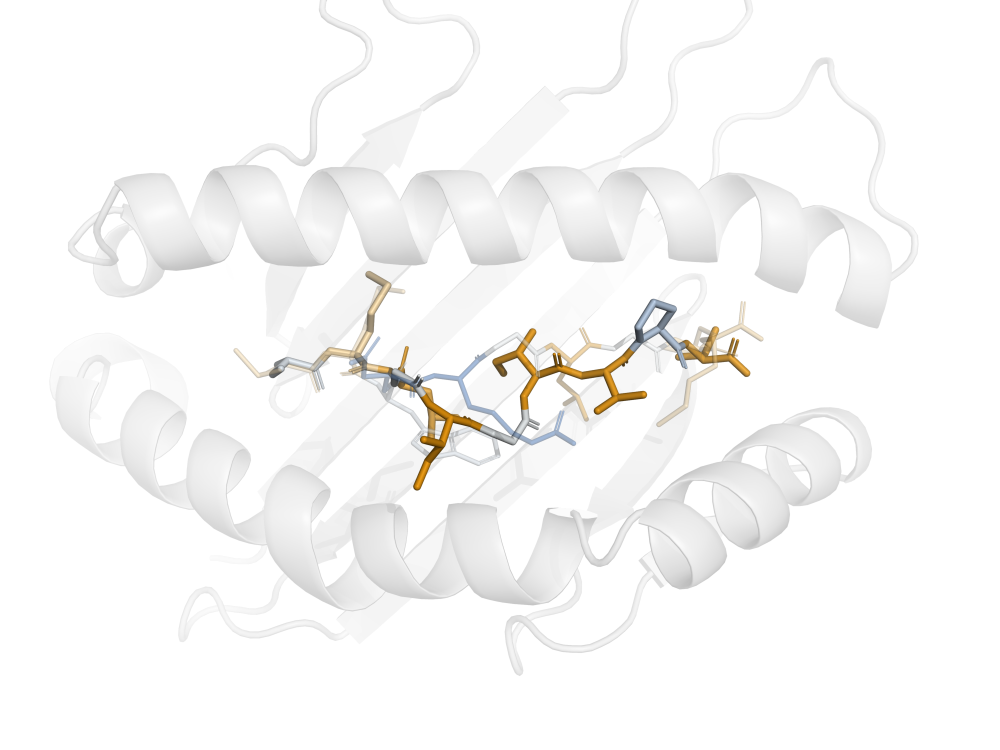
#> input picture figures/fig_panel8_dmf5_6am_kd/fig_panel8_6am_peptide_hydrophobicity_top.png, 2000 x 1500 px (shown at 1/2 size)
$ python -i render_6am_peptide_hydrophobicity.py   (imports and definitions only)
#> lines starting #> are read from the running program, lines starting #| are printed output that depends on the picture; after the words box and inside, x2 and y2 are one past the last pixel; in counts of white or black regions, pixels touching at a corner belong together
#!/usr/bin/env python3
"""Top-down view into the 6AM groove with both crystallized peptides overlaid, coloured by
Kyte-Doolittle hydrophobicity.

6AM5 (SMLGIGIVPV) and 6AMU (MMWDRGLGMM) are the same DMF5 receptor on the same HLA-A*02:01 groove,
solved with two different peptides. Superposing them on the MHC heavy chain alone -- never on the
peptides -- puts both epitopes in one frame, so any difference in where a side chain sits is a real
difference between the two structures rather than an artifact of how they were aligned.

The camera is placed on the axis running from the MHC groove centroid to the TCR centroid, looking
back down it, which is the direction a receptor approaches from and therefore the face of the peptide
a receptor reads. The peptide N-to-C direction is laid along screen x.

Colour is per-residue Kyte-Doolittle hydrophobicity on one shared ramp for both peptides, so the two
are directly comparable; the two structures are told apart by representation, not by colour.

  /home/ubuntu/miniforge3/envs/pymolviz/bin/python py/render_6am_peptide_hydrophobicity.py
  /home/ubuntu/miniforge3/bin/python3 py/render_6am_peptide_hydrophobicity.py --annotate-only
"""
from __future__ import annotations

import sys
from pathlib import Path

import numpy as np

ROOT = Path("/home/ubuntu/if-mhc")
OUT_DIR = ROOT / "figures/fig_panel8_dmf5_6am_kd"
# [1 line not run here, left out]

# Kyte-Doolittle, the same scale notebook 07 and the paper's anchor analysis use
KD = {"A": 1.8, "R": -4.5, "N": -3.5, "D": -3.5, "C": 2.5, "Q": -3.5, "E": -3.5, "G": -0.4,
      "H": -3.2, "I": 4.5, "L": 3.8, "K": -3.9, "M": 1.9, "F": 2.8, "P": -1.6, "S": -0.8,
      "T": -0.7, "W": -0.9, "Y": -1.3, "V": 4.2}
AA3 = {"ALA": "A", "ARG": "R", "ASN": "N", "ASP": "D", "CYS": "C", "GLN": "Q", "GLU": "E",
       "GLY": "G", "HIS": "H", "ILE": "I", "LEU": "L", "LYS": "K", "MET": "M", "PHE": "F",
       "PRO": "P", "SER": "S", "THR": "T", "TRP": "W", "TYR": "Y", "VAL": "V"}

ANNOTATE_ONLY = "--annotate-only" in sys.argv
# [4 lines not run here, left out]


BLUE, WHITE, RED = np.array([0.13, 0.33, 0.75]), np.array([0.96, 0.96, 0.96]), np.array([0.78, 0.08, 0.10])


# [20 lines left out: functions kd_color, colour_peptide, not called in this run]


ROLL_DEG = 275.0          # requested in-plane rotation of the whole view


# [132 lines left out: functions build_scene, label_sequences, _pep_residues, not called in this run]


def tighten(path: Path, gap_frac: float = 0.03) -> None:
    """Pull the two grid panels together.

    PyMOL's grid_mode sizes each cell from the canvas, so with two slots in a wide image each
    structure sits centred in its own half with a lot of white either side and no setting to close
    it. The two panels are separated here on the actual empty gutter between them rather than at the
    midline: with shadows on, the rendered content is not centred in its cell, and cutting at the
    midline sliced straight through the second structure.
    """
#> called with gap_frac = 0.03
    import numpy as _np
    from PIL import Image

    im = Image.open(path).convert("RGB")
    a = _np.asarray(im)
    # 238 rather than 250: soft shadow gradients sit just under pure white and would otherwise
    # count as ink, hiding the real gutter and leaving only the gap before a label to split on
    ink = (a < 238).any(axis=2)
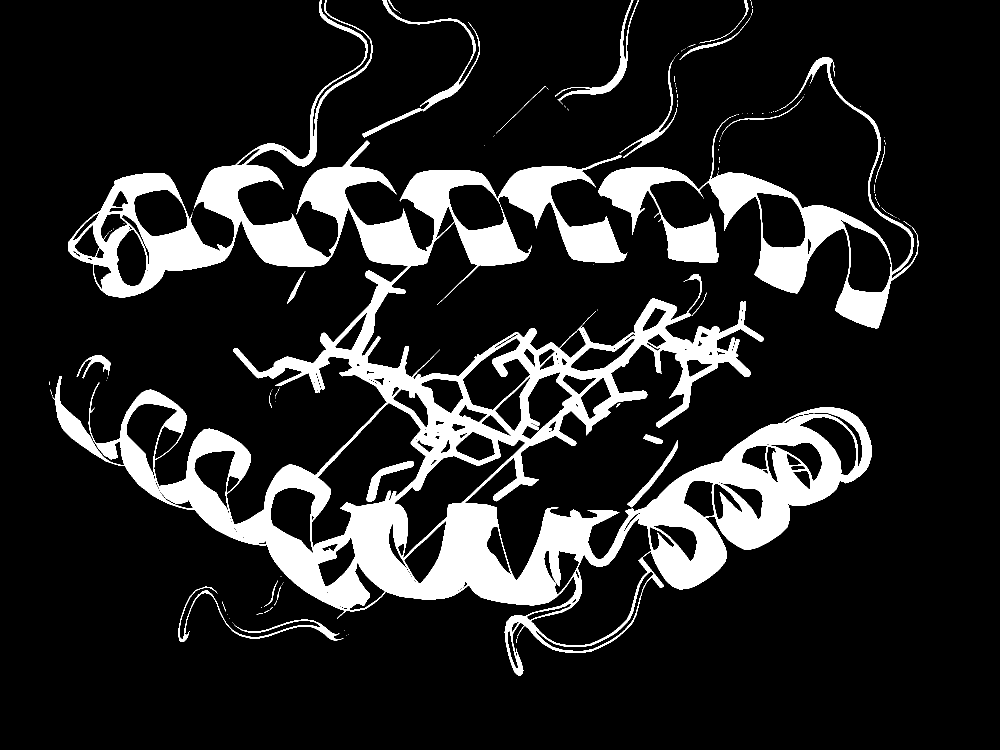
#> ink: shape (1500, 2000) bool (shown at 1/2 size); 14.7% white; 158 white regions (135 under 20 px), largest, box (x1, y1, x2, y2) and area: (105, 0, 1744, 1352) 375202, (1196, 115, 1837, 657) 49571, (724, 0, 960, 275) 3600
    col_has_ink = ink.any(axis=0)

    # widest run of fully empty columns, searched in the middle half of the image
    w = len(col_has_ink)
#> w = 2000
    best, run_start, best_run = None, None, 0
    for x in range(w):                          # widest empty run anywhere, not just mid-image
        if not col_has_ink[x]:
            run_start = x if run_start is None else run_start
            if x - run_start + 1 > best_run:
                best_run, best = x - run_start + 1, (run_start, x)
        else:
            run_start = None
#> after the loop, best = (1837, 1999); best_run = 163
    # A real inter-panel gutter is wide. With shadows on, shading tints the whole background and
    # the widest empty run collapses to a sliver -- which on this figure was the gap between the
    # second structure and its sequence label, so splitting there sheared the panel apart. Refuse
    # to crop unless the gap is convincingly a gutter.
    MIN_GUTTER = 0.05
    if best is None or best_run < MIN_GUTTER * w:
        print(f"  no clear gutter (widest empty run {best_run}px < {MIN_GUTTER:.0%} of {w}px); "
              f"leaving panel spacing unchanged")
        return
    cut = (best[0] + best[1]) // 2
#> cut = 1918

    halves = []
    for box in [(0, 0, cut, a.shape[0]), (cut, 0, w, a.shape[0])]:
        part = im.crop(box)
        sub = ink[:, box[0]:box[2]]
        rows, cols = _np.where(sub)
        if len(rows) == 0:
            continue
        halves.append(part.crop((cols.min(), rows.min(), cols.max() + 1, rows.max() + 1)))
#> this loop made 2 passes
#> box on passes 1 to 2: (0, 0, 1918, 1500), (1918, 0, 2000, 1500)
#> pass 1, in tighten, `part = im.crop(box)`:
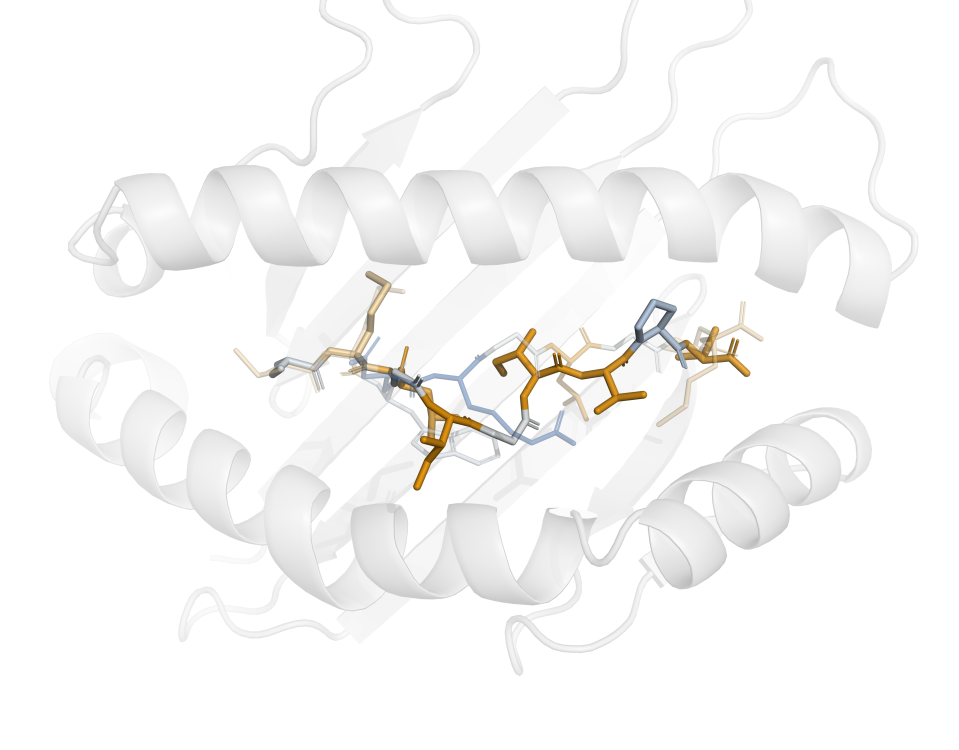
#> part: PIL image 1918x1500 RGB (shown at 1/2 size); mean R, G, B 248, 247.7, 247
#> pass 1, in tighten, `sub = ink[:, box[0]:box[2]]`:
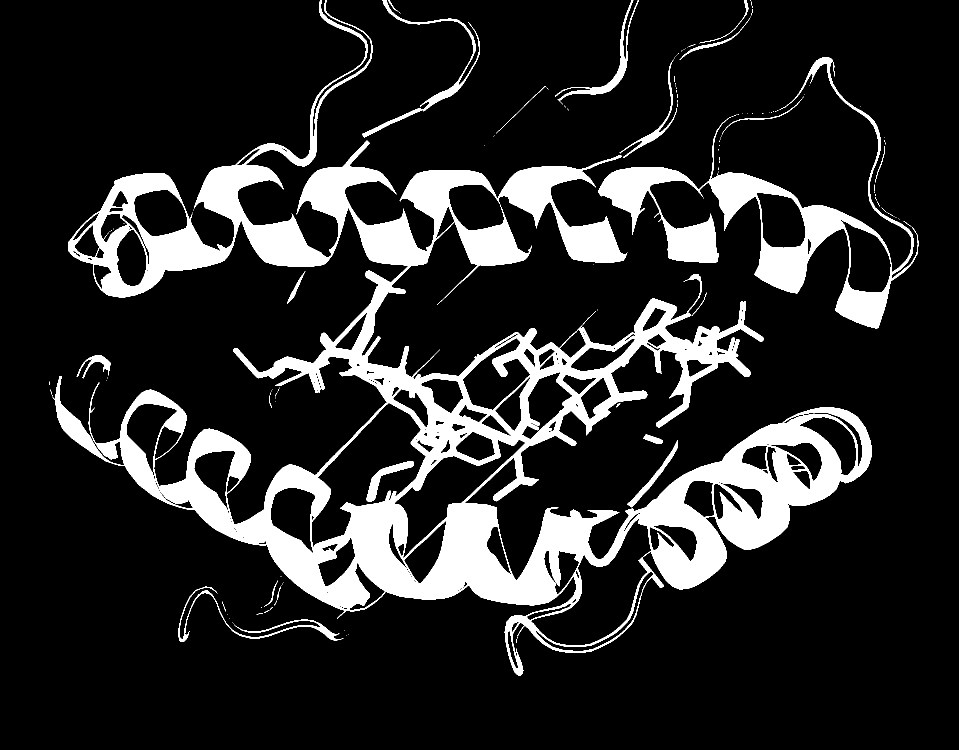
#> sub: shape (1500, 1918) bool (shown at 1/2 size); 15.4% white; 158 white regions (135 under 20 px), largest, box (x1, y1, x2, y2) and area: (105, 0, 1744, 1352) 375202, (1196, 115, 1837, 657) 49571, (724, 0, 960, 275) 3600
#> after the loop, halves = 1 item

    gap = int(max(x.width for x in halves) * gap_frac)
#> gap = 52
    out_w = sum(x.width for x in halves) + gap * (len(halves) - 1)
#> out_w = 1738
    out_h = max(x.height for x in halves)
#> out_h = 1352
    canvas = Image.new("RGB", (out_w, out_h), (255, 255, 255))
#> canvas: PIL image 1738x1352 RGB; every value is 255
    x0 = 0
    for part in halves:
        canvas.paste(part, (x0, (out_h - part.height) // 2))
        x0 += part.width + gap
#> this loop made 1 pass
#> x0 on pass 1: 1790
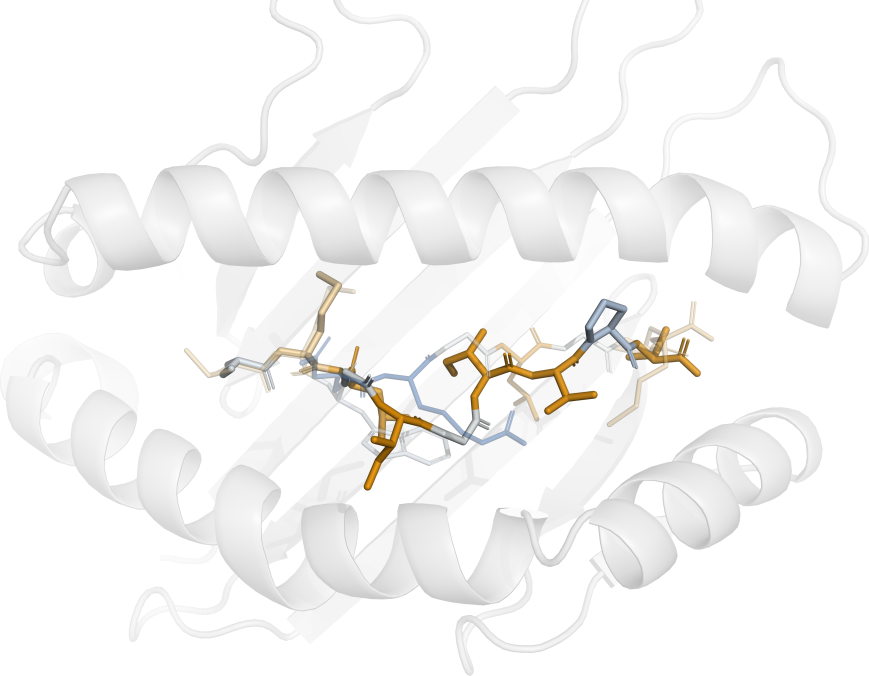
#> canvas: PIL image 1738x1352 RGB (shown at 1/2 size); mean R, G, B 246.5, 246, 245.2
#> after the loop, x0 = 1790
    canvas.save(path)
    print(f"  tightened -> {out_w}x{out_h} (gutter at x={cut}, {best_run}px empty, gap {gap}px)")
#|   tightened -> 1738x1352 (gutter at x=1918, 163px empty, gap 52px)


# [92 lines left out: functions render, main, annotate, not called in this run]


# [7 lines not run here, left out]

>>> result = tighten('../figures/fig_panel8_dmf5_6am_kd/fig_panel8_6am_peptide_hydrophobicity_top.png')

$ run again, on figures/fig_panel8_dmf5_6am_kd/fig_panel8_6am_peptide_hydrophobicity_2panel_noshadows.png
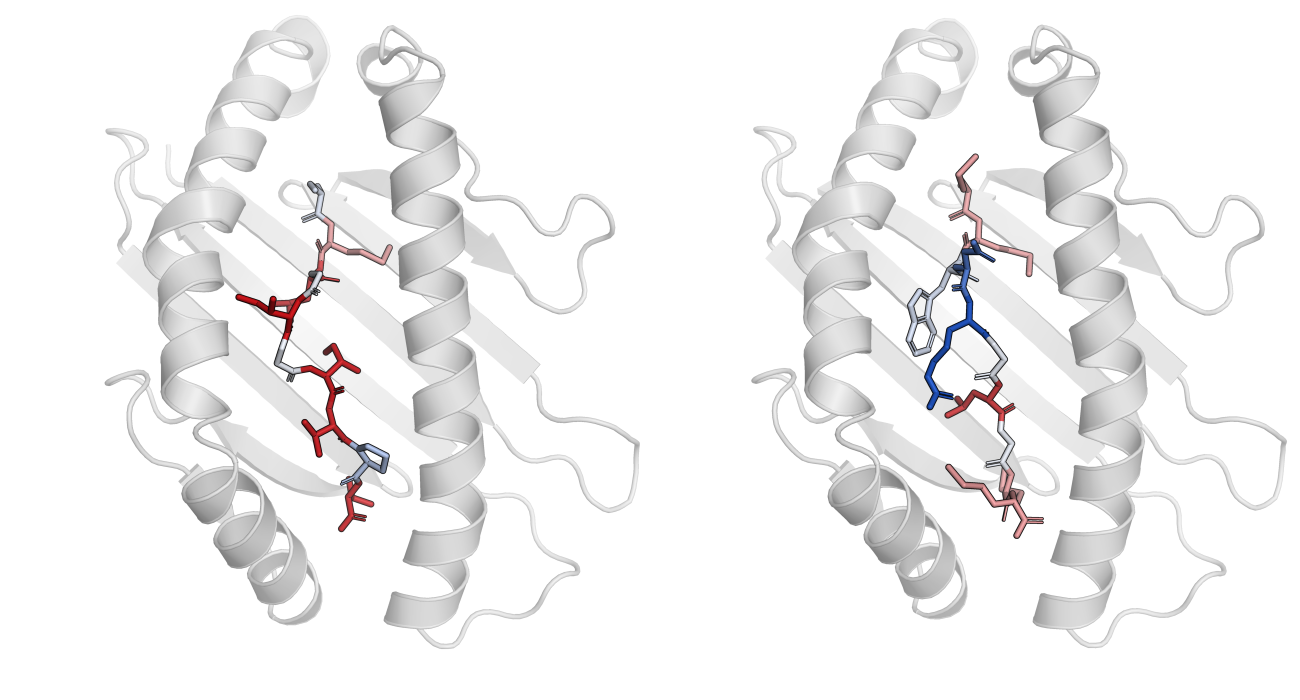
#> input picture figures/fig_panel8_dmf5_6am_kd/fig_panel8_6am_peptide_hydrophobicity_2panel_noshadows.png, 2600 x 1400 px (shown at 1/2 size)
#> in tighten, `ink = (a < 238).any(axis=2)`:
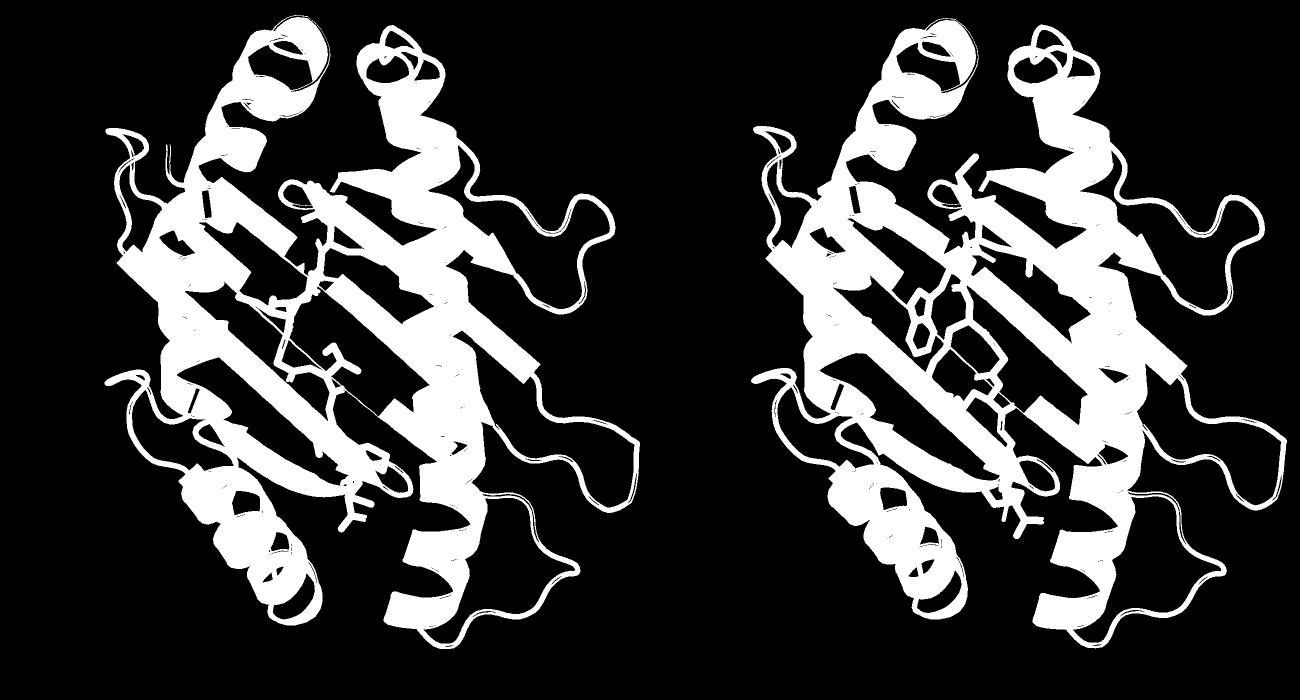
#> ink: shape (1400, 2600) bool (shown at 1/2 size); 23.1% white; 2 white regions, box (x1, y1, x2, y2) and area: (1502, 36, 2574, 1297) 426326, (209, 30, 1280, 1298) 415549
#> w = 2600
#> after the loop in tighten, `for x in range(w):`: best = (1280, 1501); best_run = 222
#> cut = 1390
#> the loop in tighten, `for box in [(0, 0, cut, a.shape[0]), (cut, 0, w, a.shape[0])]:` made 2 passes
#> box on passes 1 to 2: (0, 0, 1390, 1400), (1390, 0, 2600, 1400)
#> after the loop in tighten, `for box in [(0, 0, cut, a.shape[0]), (cut, 0, w, a.shape[0])]:`: halves = 2 items
#> gap = 32
#> out_w = 2175
#> out_h = 1268
#> the loop in tighten, `for part in halves:` made 2 passes
#> x0 on passes 1 to 2: 1103, 2207
#> after the loop in tighten, `for part in halves:`:
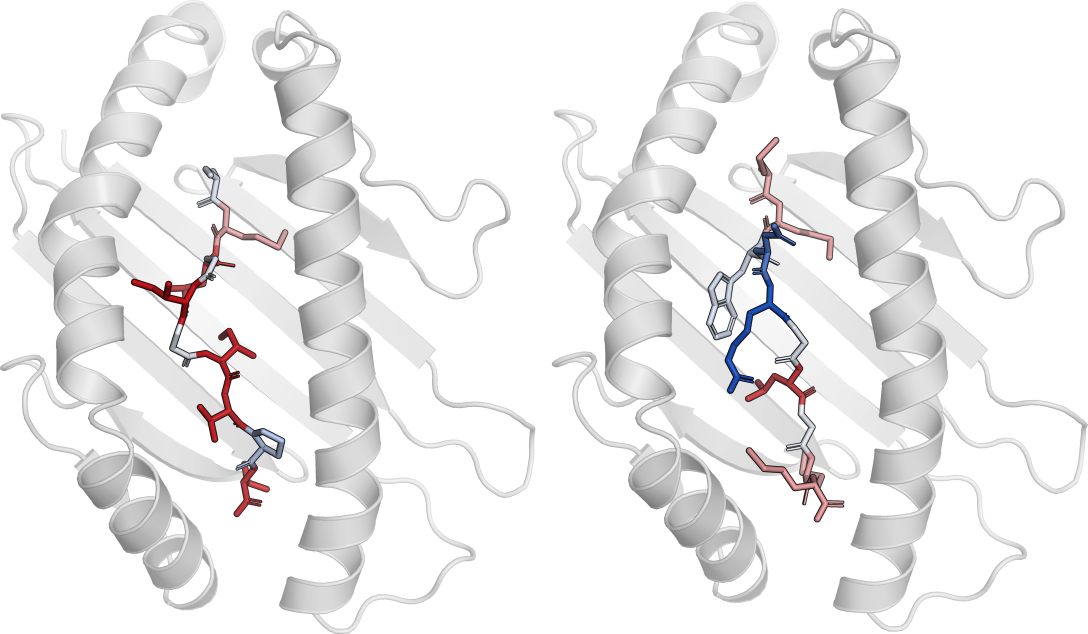
#> canvas: PIL image 2175x1268 RGB (shown at 1/2 size); mean R, G, B 238.3, 237.6, 237.9
#> after the loop in tighten, `for part in halves:`: x0 = 2207
#|   tightened -> 2175x1268 (gutter at x=1390, 222px empty, gap 32px)
